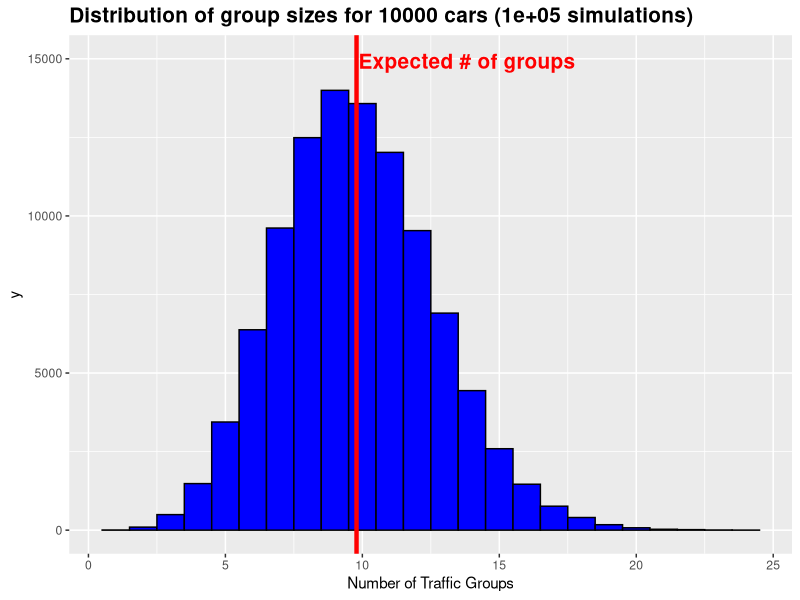
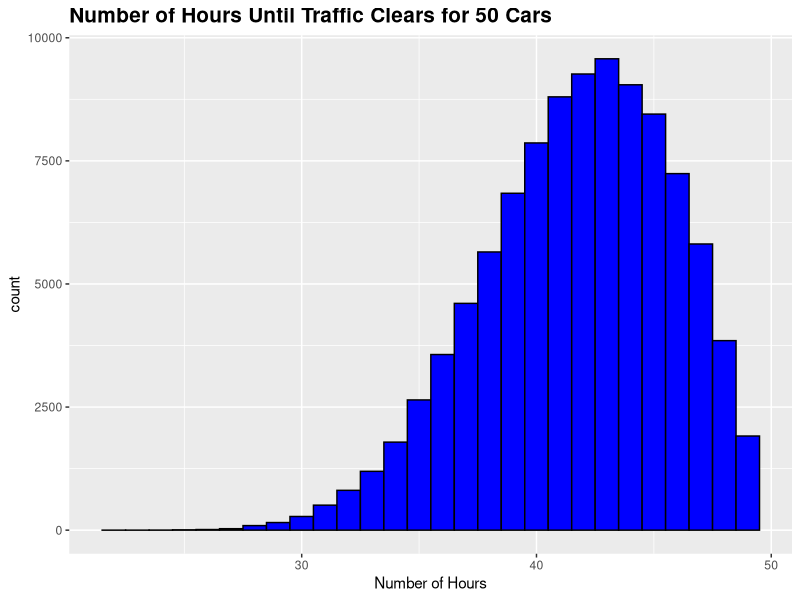

The R script that drew these images, in order:
## ---- chunk 1
library(ggplot2)
library(grid)
## ---- chunk 2
numberOfGroupedVehicles <- function(vehicles, counter){
  if(length(vehicles)==0)
    return(counter)
  numberOfGroupedVehicles(vehicles[-1:-which.min(vehicles)], counter+1)  
}
## ---- chunk 3
expectedGroups <- function(n) sum(1/(1:n))
## ---- chunk 4
numVehicles <- 10000
numSimulations <- 100000
groupSizes <- replicate(numSimulations,numberOfGroupedVehicles(sample(numVehicles), 0))
meanGroups <- mean(groupSizes)
meanGroups
numExpectedGroups <- expectedGroups(numVehicles)
numExpectedGroups
## ---- chunk 5
my_grob = grobTree(textGrob("Expected # of groups", x=0.4,  y=.95, hjust=0, gp=gpar(col="red", fontsize=15, fontface="bold")))
ggplot(data.frame(groupSizes=groupSizes), aes(groupSizes, col="blue")) + geom_histogram(color="black",binwidth=1,fill=I("blue")) + 
        ggtitle(paste0("Distribution of group sizes for ",numVehicles, " cars (",numSimulations," simulations)")) + 
        theme(plot.title = element_text(size=15, face="bold")) +
        xlab("Number of Traffic Groups") + geom_vline(xintercept = numExpectedGroups, color="red",size = 1.5) +
        annotation_custom(my_grob) +
        expand_limits(y = c(0, 15000))

## ---- chunk 6
moveSlowest <-  function(orderVehicles){
  if(length(orderVehicles)==0){
    return(orderVehicles)
  }
  minIndex <- which.min(orderVehicles)
  orderVehiclesRear <- c(orderVehicles[minIndex],head(orderVehicles, minIndex-1))
  c(orderVehiclesRear, moveSlowest(tail(orderVehicles,length(orderVehicles)-minIndex)))
}
## ---- chunk 7
numVehicles <- 50
hours <- replicate(100000,  max(sample(numVehicles)-(1:numVehicles)))
ggplot(data.frame(hours=hours), aes(hours, col="blue")) + geom_histogram(color="black",binwidth=1,fill=I("blue")) + 
        ggtitle(paste0("Number of Hours Until Traffic Clears for ", numVehicles, " Cars")) + 
        theme(plot.title = element_text(size=15, face="bold")) +
        xlab("Number of Hours")

mean(hours)
